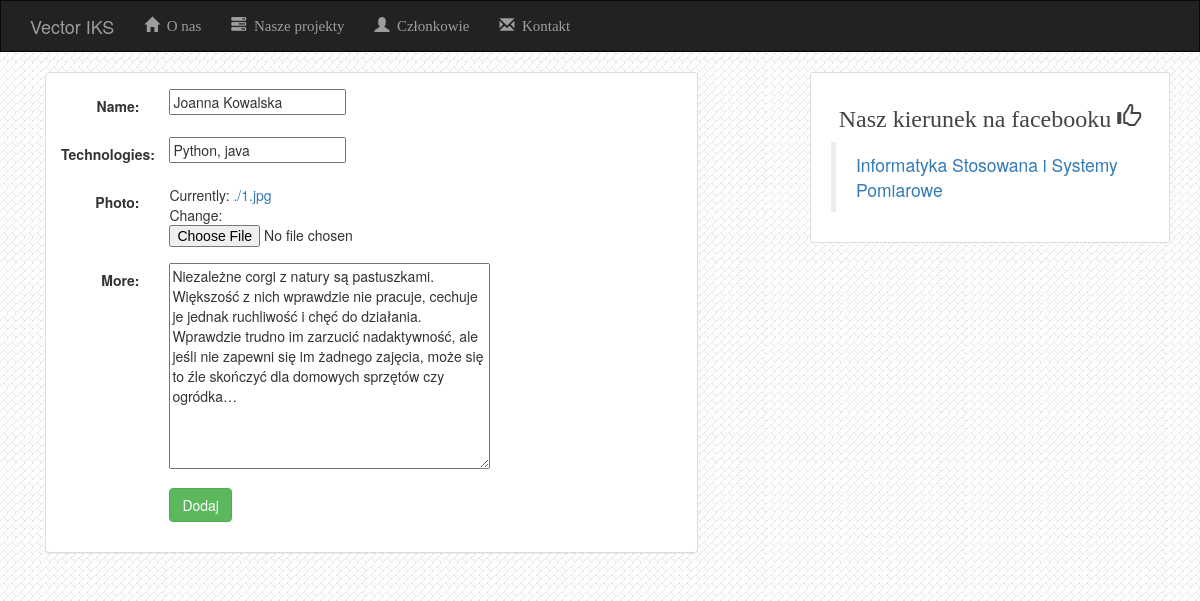
Page /members/10/update/ on the committed database.
### members/models.py (models this page shows, shortened)
class Member(models.Model):
    name = models.CharField(max_length=200)
    technologies = models.CharField(max_length=500)
    photo = models.FileField()
    more = models.TextField()

### members/views.py (the view)
# urls.py: url(r'^(?P<pk>[0-9]+)/update/$', views.MemberUpdate.as_view(), name='member-update'),
class MemberUpdate(UpdateView):
    model = Member
    fields = ['name', 'technologies', 'photo', 'more']

### members/templates/members/member_form.html (shortened to what this page needs)
{% extends 'members/base.html' %}
{% block body %}
<div class="container">
    <div class="row">
        <div class="col-sm-12 col-md-7">
            <div class="panel panel-default">
                <div class="panel-body">
                    <form class="form-horizontal" action="" method="post" enctype="multipart/form-data">
                        {% include 'projects/form-template.html' %}
                        <div class="form-group">
                            <div class="col-sm-offset-2 col-sm-10">
                                <button type="submit" class="btn btn-success">Dodaj</button>
                            </div>
                        </div>
                    </form>
                </div>
            </div>
        </div>
    </div>
</div>
{% endblock %}

### projects/templates/projects/form-template.html (shortened to what this page needs)
{% for field in form %}
    <div class="form-group">
        <div class="col-sm-offset-2 col-sm-10">
        </div>
        <label class="control-label col-sm-2">{{ field.label_tag }}</label>
        <div class="col-sm-10">{{ field }}</div>
    </div>
{% endfor %}

### members/static/members/style.css (style rules this page uses)
body { background: white url("images/background.png"); }

### rows in the picture
Member: form "Joanna Kowalska" "Python, java" "Niezależne corgi z natury są pastuszkami. Większość z nich wprawdzie nie pracuje, cechuje je jednak ruchliwość i chęć do działania. Wprawdzie trudno im zarzucić nadaktywność, ale jeśli nie zapewni się im żadnego zajęcia, może się to źle skończyć dla domowych sprzętów czy ogródka…"

### other values in the picture
{{ field.label_tag }} "Name:" "Technologies:" "Photo:" "More:"
